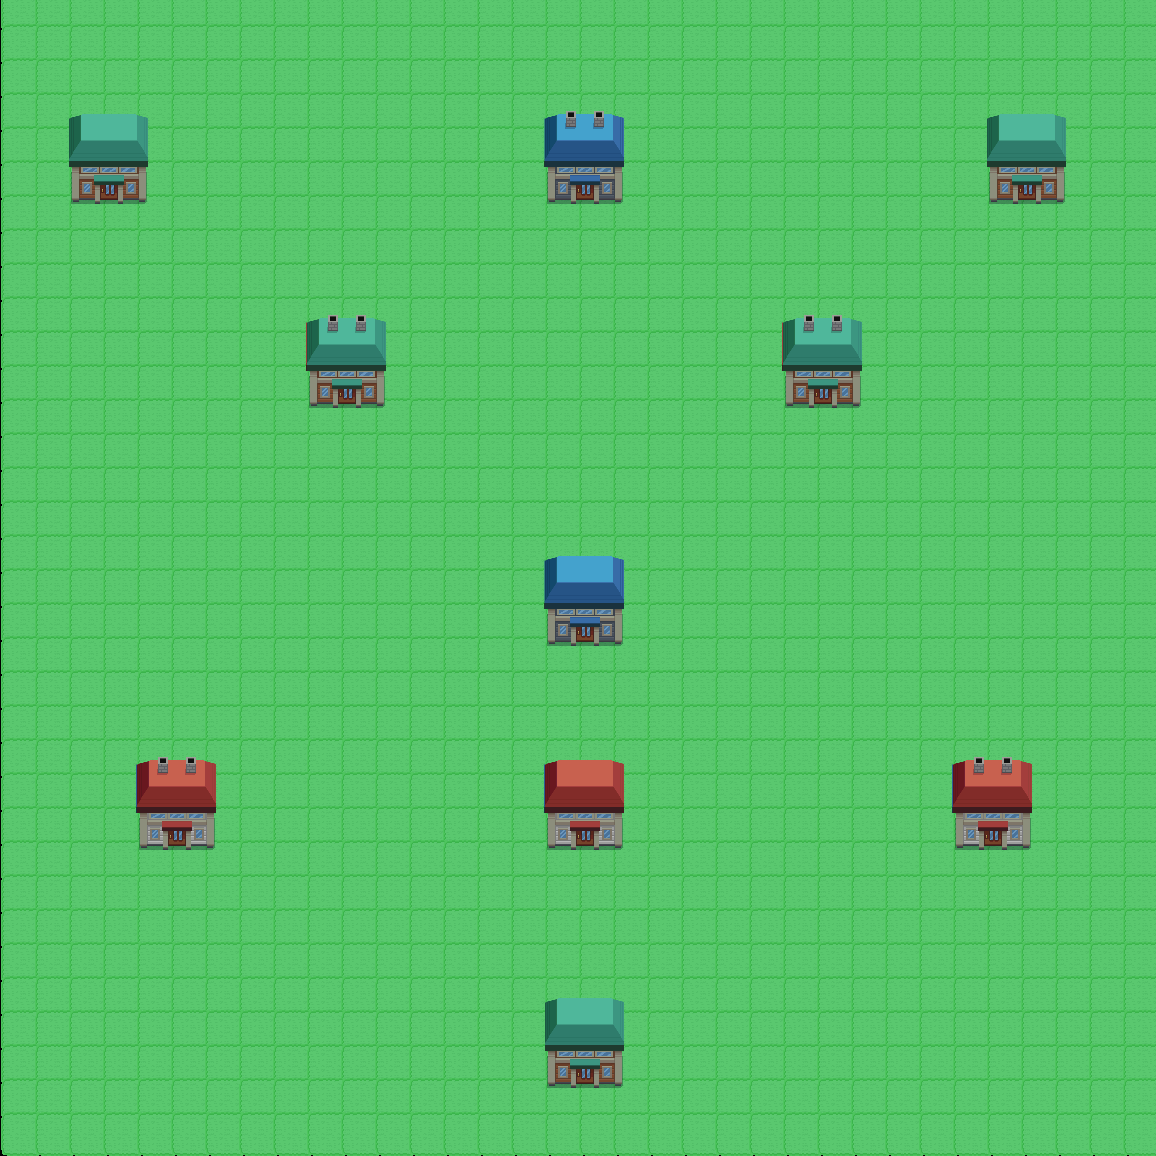

A level layout from a 2D game, rendered from its tile map. Below: a short description, then the map file with tile-grid data replaced by summaries:
An orthogonal 34x34 tile map with 34x34 px tiles, 2 tile layers (01 piso, 02 colisao), 2 tilesets.

<map version="1.0" orientation="orthogonal" renderorder="right-down" width="34" height="34" tilewidth="34" tileheight="34" nextobjectid="1">
 <tileset firstgid="1" name="casas" tilewidth="80" tileheight="95" tilecount="70">
  <image source="casas.png" trans="ffffff" width="864" height="705" />
 </tileset>
 <tileset firstgid="71" name="piso" tilewidth="45" tileheight="45" tilecount="285">
  <image source="grama.png" trans="ffffff" width="864" height="705" />
 </tileset>
 <layer name="01 piso" width="34" height="34">
  <data>[1156 cells, 1156 non-empty, 1 distinct tile ids]</data>
 </layer>
 <layer name="02 colisao" width="34" height="34">
  <data>[1156 cells, 10 non-empty, 6 distinct tile ids]</data>
 </layer>
</map>